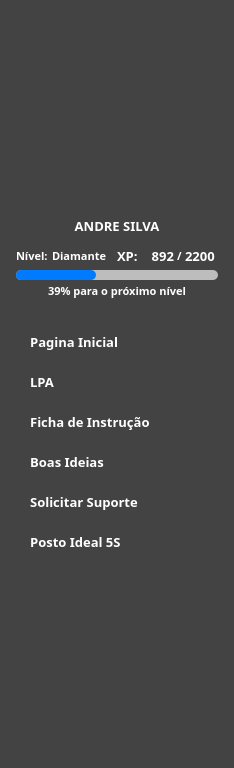
   <widget class="QWidget" name="sidebar" native="true">
    <property name="geometry">
     <rect>
      <x>0</x>
      <y>0</y>
      <width>234</width>
      <height>768</height>
     </rect>
    </property>
    <property name="styleSheet">
     <string notr="true">background-color:rgb(67,67,67);</string>
    </property>
    <widget class="QWidget" name="logo_container" native="true">
     <property name="geometry">
      <rect>
       <x>0</x>
       <y>0</y>
       <width>234</width>
       <height>60</height>
      </rect>
     </property>
     <property name="styleSheet">
      <string notr="true">border-image: url(:/Img/logoaio.png);</string>
     </property>
    </widget>
    <widget class="QFrame" name="usercard">
     <property name="geometry">
      <rect>
       <x>0</x>
       <y>60</y>
       <width>231</width>
       <height>250</height>
      </rect>
     </property>
     <property name="styleSheet">
      <string notr="true">border:none;</string>
     </property>
     <property name="frameShape">
      <enum>QFrame::StyledPanel</enum>
     </property>
     <property name="frameShadow">
      <enum>QFrame::Raised</enum>
     </property>
     <widget class="QWidget" name="avatar" native="true">
      <property name="geometry">
       <rect>
        <x>57</x>
        <y>25</y>
        <width>120</width>
        <height>120</height>
       </rect>
      </property>
      <property name="styleSheet">
       <string notr="true">border-image: url(:/Img/Avatar.png);
border-radius:60px;</string>
      </property>
     </widget>
     <widget class="QLabel" name="value_name">
      <property name="geometry">
       <rect>
        <x>0</x>
        <y>150</y>
        <width>234</width>
        <height>31</height>
       </rect>
      </property>
      <property name="font">
       <font>
        <family>PibotoLt</family>
        <pointsize>10</pointsize>
        <weight>75</weight>
        <bold>true</bold>
       </font>
      </property>
      <property name="styleSheet">
       <string notr="true">color: white;</string>
      </property>
      <property name="text">
       <string>ANDRE SILVA</string>
      </property>
      <property name="alignment">
       <set>Qt::AlignCenter</set>
      </property>
     </widget>
     <widget class="QWidget" name="bar_atual" native="true">
      <property name="geometry">
       <rect>
        <x>16</x>
        <y>210</y>
        <width>202</width>
        <height>10</height>
       </rect>
      </property>
      <property name="styleSheet">
       <string notr="true">background-color:rgba(220,220,220,0.8);border-radius:5px;</string>
      </property>
     </widget>
     <widget class="QWidget" name="bar_total" native="true">
      <property name="geometry">
       <rect>
        <x>16</x>
        <y>210</y>
        <width>80</width>
        <height>10</height>
       </rect>
      </property>
      <property name="styleSheet">
       <string notr="true">background-color:rgb(0,123,255);;border-radius:5px;</string>
      </property>
     </widget>
     <widget class="QLabel" name="progress">
      <property name="geometry">
       <rect>
        <x>0</x>
        <y>215</y>
        <width>234</width>
        <height>31</height>
       </rect>
      </property>
      <property name="font">
       <font>
        <family>PibotoLt</family>
        <pointsize>8</pointsize>
        <weight>75</weight>
        <bold>true</bold>
       </font>
      </property>
      <property name="styleSheet">
       <string notr="true">background-color:transparent;color: white;</string>
      </property>
      <property name="text">
       <string>39% para o próximo nível</string>
      </property>
      <property name="alignment">
       <set>Qt::AlignCenter</set>
      </property>
     </widget>
     <widget class="QLabel" name="lbl_nivel">
      <property name="geometry">
       <rect>
        <x>16</x>
        <y>180</y>
        <width>40</width>
        <height>31</height>
       </rect>
      </property>
      <property name="font">
       <font>
        <family>PibotoLt</family>
        <pointsize>8</pointsize>
        <weight>75</weight>
        <bold>true</bold>
       </font>
      </property>
      <property name="styleSheet">
       <string notr="true">background-color:transparent;color: white;</string>
      </property>
      <property name="text">
       <string>Nível:</string>
      </property>
      <property name="alignment">
       <set>Qt::AlignLeading|Qt::AlignLeft|Qt::AlignVCenter</set>
      </property>
     </widget>
     <widget class="QLabel" name="lbl_xp">
      <property name="geometry">
       <rect>
        <x>117</x>
        <y>180</y>
        <width>21</width>
        <height>31</height>
       </rect>
      </property>
      <property name="font">
       <font>
        <family>Yu Gothic UI Semibold</family>
        <pointsize>10</pointsize>
        <weight>75</weight>
        <bold>true</bold>
       </font>
      </property>
      <property name="styleSheet">
       <string notr="true">background-color:transparent;color: white;</string>
      </property>
      <property name="text">
       <string>XP:</string>
      </property>
      <property name="alignment">
       <set>Qt::AlignLeading|Qt::AlignLeft|Qt::AlignVCenter</set>
      </property>
     </widget>
     <widget class="QLabel" name="value_level">
      <property name="geometry">
       <rect>
        <x>52</x>
        <y>180</y>
        <width>80</width>
        <height>31</height>
       </rect>
      </property>
      <property name="font">
       <font>
        <family>PibotoLt</family>
        <pointsize>8</pointsize>
        <weight>75</weight>
        <bold>true</bold>
       </font>
      </property>
      <property name="styleSheet">
       <string notr="true">background-color:transparent;color: white;</string>
      </property>
      <property name="text">
       <string>Diamante</string>
      </property>
      <property name="alignment">
       <set>Qt::AlignLeading|Qt::AlignLeft|Qt::AlignVCenter</set>
      </property>
     </widget>
     <widget class="QLabel" name="value_xp_atual">
      <property name="geometry">
       <rect>
        <x>133</x>
        <y>180</y>
        <width>41</width>
        <height>31</height>
       </rect>
      </property>
      <property name="font">
       <font>
        <family>Yu Gothic UI Semibold</family>
        <pointsize>10</pointsize>
        <weight>75</weight>
        <bold>true</bold>
       </font>
      </property>
      <property name="styleSheet">
       <string notr="true">background-color:transparent;color: white;</string>
      </property>
      <property name="text">
       <string>892</string>
      </property>
      <property name="alignment">
       <set>Qt::AlignRight|Qt::AlignTrailing|Qt::AlignVCenter</set>
      </property>
     </widget>
     <widget class="QLabel" name="lbl_barra">
      <property name="geometry">
       <rect>
        <x>139</x>
        <y>180</y>
        <width>81</width>
        <height>31</height>
       </rect>
      </property>
      <property name="font">
       <font>
        <family>PibotoLt</family>
        <pointsize>8</pointsize>
        <weight>75</weight>
        <bold>true</bold>
       </font>
      </property>
      <property name="styleSheet">
       <string notr="true">background-color:transparent;color: white;</string>
      </property>
      <property name="text">
       <string>/</string>
      </property>
      <property name="alignment">
       <set>Qt::AlignCenter</set>
      </property>
     </widget>
     <widget class="QLabel" name="value_xp_total">
      <property name="geometry">
       <rect>
        <x>185</x>
        <y>180</y>
        <width>41</width>
        <height>31</height>
       </rect>
      </property>
      <property name="font">
       <font>
        <family>Yu Gothic UI Semibold</family>
        <pointsize>10</pointsize>
        <weight>75</weight>
        <bold>true</bold>
       </font>
      </property>
      <property name="styleSheet">
       <string notr="true">background-color:transparent;color: white;</string>
      </property>
      <property name="text">
       <string>2200</string>
      </property>
      <property name="alignment">
       <set>Qt::AlignLeading|Qt::AlignLeft|Qt::AlignVCenter</set>
      </property>
     </widget>
    </widget>
    <widget class="QFrame" name="sidebar_apps">
     <property name="geometry">
      <rect>
       <x>0</x>
       <y>309</y>
       <width>234</width>
       <height>461</height>
      </rect>
     </property>
     <property name="styleSheet">
      <string notr="true">border:none;</string>
     </property>
     <property name="frameShape">
      <enum>QFrame::StyledPanel</enum>
     </property>
     <property name="frameShadow">
      <enum>QFrame::Raised</enum>
     </property>
     <widget class="QPushButton" name="pushButton">
      <property name="geometry">
       <rect>
        <x>0</x>
        <y>12</y>
        <width>234</width>
        <height>41</height>
       </rect>
      </property>
      <property name="font">
       <font>
        <family>Yu Gothic</family>
        <pointsize>10</pointsize>
        <weight>75</weight>
        <bold>true</bold>
       </font>
      </property>
      <property name="styleSheet">
       <string notr="true">QPushButton {
color:white;text-align:left;padding-left:20px;border:none;
}

QPushButton:hover {
color:white;text-align:left;padding-left:20px;border:none;background-color:rgba(0,123,255,0.7)
}


</string>
      </property>
      <property name="text">
       <string>   Pagina Inicial</string>
      </property>
      <property name="icon">
       <iconset resource="resources/resources.qrc">
        <normaloff>:/Img/painel-de-controle.png</normaloff>:/Img/painel-de-controle.png</iconset>
      </property>
      <property name="iconSize">
       <size>
        <width>22</width>
        <height>22</height>
       </size>
      </property>
     </widget>
     <widget class="QPushButton" name="pushButton_2">
      <property name="geometry">
       <rect>
        <x>0</x>
        <y>52</y>
        <width>234</width>
        <height>41</height>
       </rect>
      </property>
      <property name="font">
       <font>
        <family>Yu Gothic</family>
        <pointsize>10</pointsize>
        <weight>75</weight>
        <bold>true</bold>
       </font>
      </property>
      <property name="styleSheet">
       <string notr="true">QPushButton {
color:white;text-align:left;padding-left:20px;border:none;
}

QPushButton:hover {
color:white;text-align:left;padding-left:20px;border:none;background-color:rgba(0,123,255,0.7)
}


</string>
      </property>
      <property name="text">
       <string>   LPA</string>
      </property>
      <property name="icon">
       <iconset resource="resources/resources.qrc">
        <normaloff>:/Img/lista.png</normaloff>:/Img/lista.png</iconset>
      </property>
      <property name="iconSize">
       <size>
        <width>22</width>
        <height>22</height>
       </size>
      </property>
     </widget>
     <widget class="QPushButton" name="pushButton_3">
      <property name="geometry">
       <rect>
        <x>0</x>
        <y>92</y>
        <width>234</width>
        <height>41</height>
       </rect>
      </property>
      <property name="font">
       <font>
        <family>Yu Gothic</family>
        <pointsize>10</pointsize>
        <weight>75</weight>
        <bold>true</bold>
       </font>
      </property>
      <property name="styleSheet">
       <string notr="true">QPushButton {
color:white;text-align:left;padding-left:20px;border:none;
}

QPushButton:hover {
color:white;text-align:left;padding-left:20px;border:none;background-color:rgba(0,123,255,0.7)
}


</string>
      </property>
      <property name="text">
       <string>   Ficha de Instrução</string>
      </property>
      <property name="icon">
       <iconset resource="resources/resources.qrc">
        <normaloff>:/Img/estrategia.png</normaloff>:/Img/estrategia.png</iconset>
      </property>
      <property name="iconSize">
       <size>
        <width>22</width>
        <height>22</height>
       </size>
      </property>
     </widget>
     <widget class="QPushButton" name="pushButton_4">
      <property name="geometry">
       <rect>
        <x>0</x>
        <y>132</y>
        <width>234</width>
        <height>41</height>
       </rect>
      </property>
      <property name="font">
       <font>
        <family>Yu Gothic</family>
        <pointsize>10</pointsize>
        <weight>75</weight>
        <bold>true</bold>
       </font>
      </property>
      <property name="styleSheet">
       <string notr="true">QPushButton {
color:white;text-align:left;padding-left:20px;border:none;
}

QPushButton:hover {
color:white;text-align:left;padding-left:20px;border:none;background-color:rgba(0,123,255,0.7)
}


</string>
      </property>
      <property name="text">
       <string>   Boas Ideias</string>
      </property>
      <property name="icon">
       <iconset resource="resources/resources.qrc">
        <normaloff>:/Img/ideia.png</normaloff>:/Img/ideia.png</iconset>
      </property>
      <property name="iconSize">
       <size>
        <width>22</width>
        <height>22</height>
       </size>
      </property>
     </widget>
     <widget class="QPushButton" name="pushButton_5">
      <property name="geometry">
       <rect>
        <x>0</x>
        <y>172</y>
        <width>234</width>
        <height>41</height>
       </rect>
      </property>
      <property name="font">
       <font>
        <family>Yu Gothic</family>
        <pointsize>10</pointsize>
        <weight>75</weight>
        <bold>true</bold>
       </font>
      </property>
      <property name="styleSheet">
       <string notr="true">QPushButton {
color:white;text-align:left;padding-left:20px;border:none;
}

QPushButton:hover {
color:white;text-align:left;padding-left:20px;border:none;background-color:rgba(0,123,255,0.7)
}


</string>
      </property>
      <property name="text">
       <string>   Solicitar Suporte</string>
      </property>
      <property name="icon">
       <iconset resource="resources/resources.qrc">
        <normaloff>:/Img/bxs-watch-alt.png</normaloff>:/Img/bxs-watch-alt.png</iconset>
      </property>
      <property name="iconSize">
       <size>
        <width>22</width>
        <height>22</height>
       </size>
      </property>
     </widget>
     <widget class="QPushButton" name="pushButton_6">
      <property name="geometry">
       <rect>
        <x>0</x>
        <y>212</y>
        <width>234</width>
        <height>41</height>
       </rect>
      </property>
      <property name="font">
       <font>
        <family>Yu Gothic</family>
        <pointsize>10</pointsize>
        <weight>75</weight>
        <bold>true</bold>
       </font>
      </property>
      <property name="styleSheet">
       <string notr="true">QPushButton {
color:white;text-align:left;padding-left:20px;border:none;
}

QPushButton:hover {
color:white;text-align:left;padding-left:20px;border:none;background-color:rgba(0,123,255,0.7)
}


</string>
      </property>
      <property name="text">
       <string>   Posto Ideal 5S</string>
      </property>
      <property name="icon">
       <iconset resource="resources/resources.qrc">
        <normaloff>:/Img/posto-de-trabalho.png</normaloff>:/Img/posto-de-trabalho.png</iconset>
      </property>
      <property name="iconSize">
       <size>
        <width>22</width>
        <height>22</height>
       </size>
      </property>
     </widget>
     <zorder>pushButton</zorder>
     <zorder>pushButton_3</zorder>
     <zorder>pushButton_6</zorder>
     <zorder>pushButton_2</zorder>
     <zorder>pushButton_5</zorder>
     <zorder>pushButton_4</zorder>
    </widget>
   </widget>
